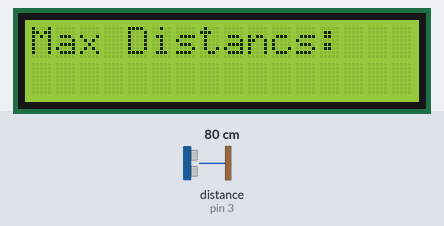
This sketch was run on a simulated Arduino Uno, built with avr-gcc and run on an emulated ATmega328P. Shown: 16×2 character LCD. Wiring (inferred from the names in the program): ultrasonic range finder: trigger pin 2; echo pin 3. The test bench sets the inputs (shaded band); at power-on: distance to the obstacle (sensor on pin 3) 80 cm. The echo pulse lasts 58.3 µs per cm; what the sketch prints to the serial monitor is not drawn.

Above: at 0.07 s.
At 1.2 s:
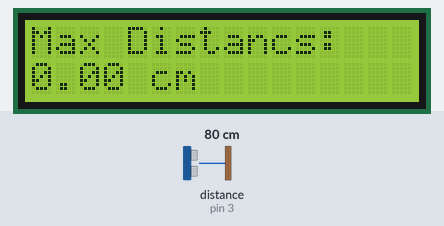
1.3 s: distance to the obstacle (sensor on pin 3) set to 2 cm
At 3.5 s:
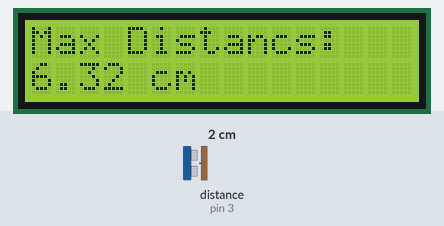
Timing chart, 0 to 5.0 s (numbered marks = the images above; inputs shaded):
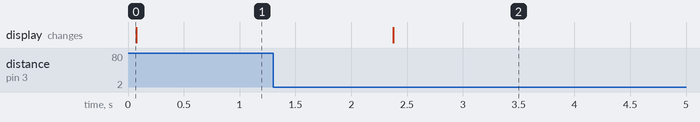

The sketch:

system_done.ino
```cpp
#include <LiquidCrystal.h>
LiquidCrystal LCD(8,9,10,11,12,13);
#define trig 2
#define echo 3
/*#define trig1 4
#define echo1 5
#define trig2 6
#define echo2 7*/
 float td,velocity,c,f,RightSensor;
 //float s1,s2,time1,time2;
 float my_array[100];
 float a=0;
 float t, distance;
 float ult(){
 digitalWrite(trig,LOW);
 delayMicroseconds(5);
 digitalWrite(trig,HIGH);
 delayMicroseconds(10);
 digitalWrite(trig,LOW);
 t=pulseIn(echo,HIGH);
 distance=t/58.2;
 return distance;}
 /*float t1, distance1;
 float ult1(){
 digitalWrite(trig1,LOW);
 delayMicroseconds(5);
 digitalWrite(trig1,HIGH);
 delayMicroseconds(10);
 digitalWrite(trig1,LOW);
 t1=pulseIn(echo1,HIGH);
 distance1=t/58.2;
 return distance1;}
 float t2 , distance2;
 float ult2(){
 digitalWrite(trig2,LOW);
 delayMicroseconds(5);
 digitalWrite(trig2,HIGH);
 delayMicroseconds(10);
 digitalWrite(trig2,LOW);
 t2=pulseIn(echo2,HIGH);
 distance2=t2/58.2;
 return distance2;}*/
void setup() {
  Serial.begin(9600);
  pinMode(trig, OUTPUT);
  pinMode(echo, INPUT);
 /* pinMode(trig1, OUTPUT);
  pinMode(echo1, INPUT);
  pinMode(trig2, OUTPUT);
  pinMode(echo2, INPUT);*/
  LCD.begin(16,2);
  LCD.setCursor(0,0);
  LCD.print("Max Distancs:");
  LCD.setCursor(0,1);
  //LCD.print("speed:");
}
void loop() {
c = ult();
 if (c>=7.5){
 f=0;
 a=0;
Serial.println(f);
Serial.println(a);
LCD.setCursor(0,1);
LCD.print(a);
LCD.print(" cm");}
else if((c>0)&&(c<7.5)){
  delay(10);
for (int i = 0; i < 100; i++) {
  RightSensor = ult();
  my_array[i] = RightSensor;
  delay(10);}
f= minimum(my_array,100);
a=8-f;
Serial.println(f);
Serial.println(a);
LCD.setCursor(0,1);
LCD.print(a);
LCD.print(" cm");
for (int i = 0; i < 100; i++) {
Serial.print("Distance= ");
Serial.println(my_array[i]);}
delay(3000);
}
/*s1=ult1();
 s2=ult2();
if((s1<15)&&(s1>0)){
  time1=millis();
  time2=0;
  delay(10);}
if((s2<15)&&(s2>0)){
  time2=millis();}
if(time1==0||time2==0){
  velocity=0;}
else{
td=(time2-time1)/1000;
velocity=10/td;}
Serial.println(s1);
Serial.println(s2);
Serial.println(td);
//Serial.println(time2);
Serial.println(velocity);
LCD.setCursor(7,1);
LCD.print(velocity);
LCD.print(" cm/s");*/
}
 float minimum(float* array, int size){
 int minIndex = 0;
 float min = array[minIndex];
 for (int i=1; i<size; i++){
 if (min>array[i]){
 min = array[i];
 minIndex = i;}}
 return min;}
```

Measured:
- after the input at 1.3 s, the display: changes after 1.1 s (image 2)
